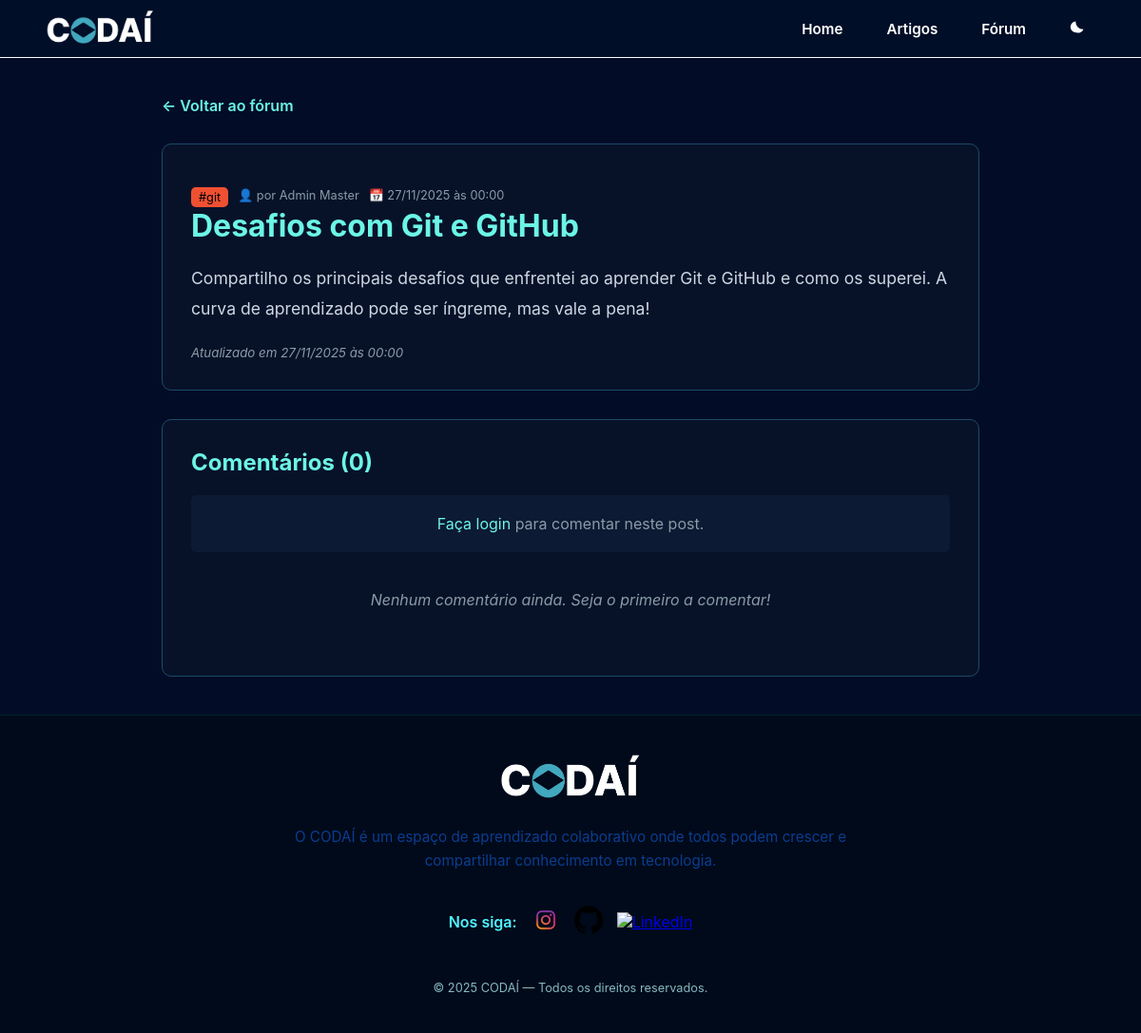
/forum/post/5, run on the app's committed database.
### models/forum.py (models this page shows, shortened)
class Category(db.Model):
    __tablename__ = 'category'
    id = db.Column(db.Integer, primary_key=True)
    name = db.Column(db.String(50), unique=True, nullable=False)
    description = db.Column(db.Text)
    color = db.Column(db.String(7), default='#007bff')  # Cor hexadecimal para a tag
    created_at = db.Column(db.DateTime, default=datetime.utcnow)
    posts = db.relationship('Post', backref='category', lazy=True, cascade='all, delete-orphan')

class Post(db.Model):
    __tablename__ = 'post'
    id = db.Column(db.Integer, primary_key=True)
    title = db.Column(db.String(200), nullable=False)
    content = db.Column(db.Text, nullable=False)
    is_highlighted = db.Column(db.Boolean, default=False)  # Para posts em destaque
    created_at = db.Column(db.DateTime, default=datetime.utcnow)
    updated_at = db.Column(db.DateTime, default=datetime.utcnow, onupdate=datetime.utcnow)
    image_path = db.Column(db.String(200))  # caminho relativo à pasta static, ex: 'image/git/exemplo.png'
    user_id = db.Column(db.Integer, db.ForeignKey('user.id'), nullable=False)
    category_id = db.Column(db.Integer, db.ForeignKey('category.id'), nullable=False)
    user = db.relationship('User', backref='posts')
    comments = db.relationship('Comment', backref='post', lazy=True, cascade='all, delete-orphan')

### models/users.py (models this page shows, shortened)
class User(db.Model, UserMixin):
    __tablename__ = 'user'
    id = db.Column(db.Integer, primary_key=True)
    nome = db.Column(db.String(100), nullable=False)
    email = db.Column(db.String(100), unique=True, nullable=False)
    password_hash = db.Column(db.String(255), nullable=False)
    role = db.Column(db.String(20), default='user')
    perfil = db.relationship('Profile', back_populates='user', uselist=False)

### routes/forum/__init__.py (the view)
@forum_bp.route('/post/<int:post_id>')
def view_post(post_id):
    post = Post.query.get_or_404(post_id)
    comments = Comment.query.filter_by(post_id=post_id).order_by(Comment.created_at.asc()).all()
    return render_template('forum/post_detail.html', post=post, comments=comments)

### templates/forum/post_detail.html (shortened to what this page needs)
{% extends 'base.html' %}
{% block styles %}
<link rel="stylesheet" href="{{ url_for('static', filename='css/forum.css') }}">
{% endblock %}
{% block content %}
<div class="post-detail-container">
    <div class="post-header">
        <a href="{{ url_for('forum.index') }}" class="back-link">← Voltar ao fórum</a>
    </div>
    <article class="post-content">
        <div class="post-meta">
            <span class="forum-tag" style="background-color: {{ post.category.color }};">#{{ post.category.name }}</span>
            <span class="post-author">por {{ post.user.nome }}</span>
            <span class="post-date">{{ post.created_at.strftime('%d/%m/%Y às %H:%M') }}</span>
        </div>
        <h1>{{ post.title }}</h1>
        <div class="post-body">
            {{ post.content|replace('\n', '<br>')|safe }}
        </div>
        {% if post.updated_at != post.created_at %}
        <div class="post-updated">
            <small>Atualizado em {{ post.updated_at.strftime('%d/%m/%Y às %H:%M') }}</small>
        </div>
        {% endif %}
    </article>
    <section class="comments-section">
        <h2>Comentários ({{ comments|length }})</h2>
        {% if current_user.is_authenticated %}
        <form method="POST" action="{{ url_for('forum.add_comment', post_id=post.id) }}" class="comment-form">
            <textarea name="content" placeholder="Escreva seu comentário..." required></textarea>
            <button type="submit" class="btn-primary">Comentar</button>
        </form>
        {% else %}
        <p class="login-prompt">
            <a href="{{ url_for('auth.login') }}">Faça login</a> para comentar neste post.
        </p>
        {% endif %}
        <div class="comments-list">
            {% if not comments %}
            <p class="no-comments">Nenhum comentário ainda. Seja o primeiro a comentar!</p>
            {% endif %}
        </div>
    </section>
</div>
{% endblock %}

### static/css/global.css (style rules this page uses)
* { margin: 0; padding: 0; box-sizing: border-box; }
html, body { font-family: 'Inter', sans-serif; background-color: #030C26; color: #ffffff; width: 100%; min-height: 100vh; padding: 0 0vw; overflow-x: hidden; }

### static/css/forum.css (style rules this page uses)
html, body, main { box-sizing: border-box; }
.forum-tag { background-color: #6cf5e6; color: #000; padding: 3px 8px; border-radius: 5px; font-size: 0.8rem; display: inline-block; margin-top: 5px; }
.post-meta { display: flex; flex-wrap: wrap; gap: 10px; margin-top: 10px; align-items: center; }
.post-author, .post-date, .comments-count { color: #8a9ba8; font-size: 0.8rem; }
.post-author::before { content: "👤 "; }
.post-date::before { content: "📅 "; }
.post-detail-container { max-width: 900px; margin: 40px auto; padding: 0 20px; }
.post-header { display: flex; justify-content: space-between; align-items: center; margin-bottom: 30px; }
.back-link { color: #6cf5e6; text-decoration: none; font-weight: 600; }
.post-content { background-color: #071229; padding: 30px; border-radius: 10px; border: 1px solid #1b4b68; margin-bottom: 30px; }
.post-content h1 { color: #6cf5e6; margin-bottom: 20px; font-size: 2rem; }
.post-body { color: #cdd8e4; line-height: 1.8; font-size: 1.1rem; margin-bottom: 20px; }
.post-updated { color: #8a9ba8; font-style: italic; }
.comments-section { background-color: #071229; padding: 30px; border-radius: 10px; border: 1px solid #1b4b68; }
.comments-section h2 { color: #6cf5e6; margin-bottom: 20px; }
.login-prompt { text-align: center; color: #8a9ba8; padding: 20px; background-color: #0d1a33; border-radius: 5px; }
.login-prompt a { color: #6cf5e6; text-decoration: none; }
.no-comments { text-align: center; color: #8a9ba8; font-style: italic; padding: 40px; }

### data on the page
Category: category.name "git"
User: user.nome "Admin Master"
Post: created_at "27/11/2025 às 00:00", title "Desafios com Git e GitHub", content "Compartilho os principais desafios que enfrentei ao aprender Git e GitHub e como os superei. A curva de aprendizado pode ser íngreme, mas vale a pena!", updated_at "27/11/2025 às 00:00"

### other printed values
{{ comments|length }} "0"
